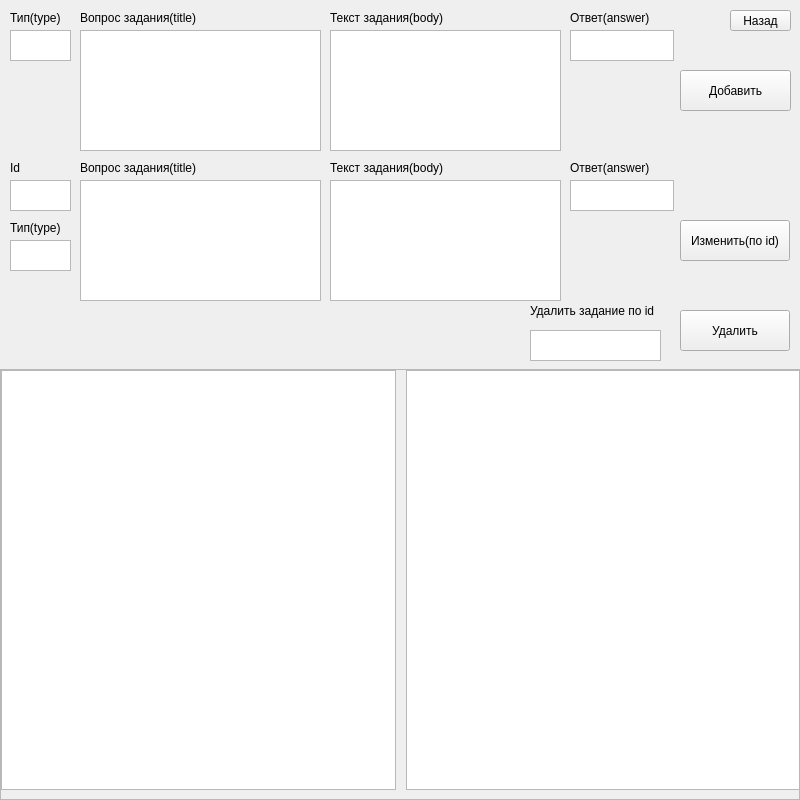
<?xml version="1.0" encoding="UTF-8"?>
<ui version="4.0">
 <class>Form</class>
 <widget class="QWidget" name="Form">
  <property name="geometry">
   <rect>
    <x>0</x>
    <y>0</y>
    <width>800</width>
    <height>800</height>
   </rect>
  </property>
  <property name="windowTitle">
   <string>Form</string>
  </property>
  <widget class="QLabel" name="label_6">
   <property name="geometry">
    <rect>
     <x>570</x>
     <y>160</y>
     <width>101</width>
     <height>16</height>
    </rect>
   </property>
   <property name="text">
    <string>Ответ(answer)</string>
   </property>
  </widget>
  <widget class="QTextEdit" name="bodyChange">
   <property name="enabled">
    <bool>true</bool>
   </property>
   <property name="geometry">
    <rect>
     <x>330</x>
     <y>180</y>
     <width>231</width>
     <height>121</height>
    </rect>
   </property>
  </widget>
  <widget class="QTextEdit" name="bodyAdd">
   <property name="geometry">
    <rect>
     <x>330</x>
     <y>30</y>
     <width>231</width>
     <height>121</height>
    </rect>
   </property>
  </widget>
  <widget class="QLabel" name="label">
   <property name="geometry">
    <rect>
     <x>10</x>
     <y>10</y>
     <width>61</width>
     <height>16</height>
    </rect>
   </property>
   <property name="text">
    <string>Тип(type)</string>
   </property>
  </widget>
  <widget class="QTextEdit" name="idChange">
   <property name="geometry">
    <rect>
     <x>10</x>
     <y>180</y>
     <width>61</width>
     <height>31</height>
    </rect>
   </property>
  </widget>
  <widget class="QScrollArea" name="scrollArea">
   <property name="geometry">
    <rect>
     <x>0</x>
     <y>369</y>
     <width>800</width>
     <height>431</height>
    </rect>
   </property>
   <property name="widgetResizable">
    <bool>true</bool>
   </property>
   <widget class="QWidget" name="scrollAreaWidgetContents">
    <property name="geometry">
     <rect>
      <x>0</x>
      <y>0</y>
      <width>798</width>
      <height>429</height>
     </rect>
    </property>
    <widget class="QTableView" name="taskTable">
     <property name="geometry">
      <rect>
       <x>0</x>
       <y>0</y>
       <width>395</width>
       <height>420</height>
      </rect>
     </property>
    </widget>
    <widget class="QTableView" name="typeTable">
     <property name="geometry">
      <rect>
       <x>405</x>
       <y>0</y>
       <width>395</width>
       <height>420</height>
      </rect>
     </property>
    </widget>
   </widget>
  </widget>
  <widget class="QTextEdit" name="ansChange">
   <property name="geometry">
    <rect>
     <x>570</x>
     <y>180</y>
     <width>104</width>
     <height>31</height>
    </rect>
   </property>
  </widget>
  <widget class="QPushButton" name="deleteButton">
   <property name="geometry">
    <rect>
     <x>680</x>
     <y>310</y>
     <width>110</width>
     <height>41</height>
    </rect>
   </property>
   <property name="text">
    <string>Удалить</string>
   </property>
  </widget>
  <widget class="QPushButton" name="addButton">
   <property name="geometry">
    <rect>
     <x>680</x>
     <y>70</y>
     <width>111</width>
     <height>41</height>
    </rect>
   </property>
   <property name="text">
    <string>Добавить</string>
   </property>
  </widget>
  <widget class="QTextEdit" name="titleChange">
   <property name="geometry">
    <rect>
     <x>80</x>
     <y>180</y>
     <width>241</width>
     <height>121</height>
    </rect>
   </property>
  </widget>
  <widget class="QLabel" name="label_3">
   <property name="geometry">
    <rect>
     <x>330</x>
     <y>10</y>
     <width>151</width>
     <height>16</height>
    </rect>
   </property>
   <property name="text">
    <string>Текст задания(body)</string>
   </property>
  </widget>
  <widget class="QTextEdit" name="ansAdd">
   <property name="geometry">
    <rect>
     <x>570</x>
     <y>30</y>
     <width>104</width>
     <height>31</height>
    </rect>
   </property>
  </widget>
  <widget class="QTextEdit" name="idDelete">
   <property name="geometry">
    <rect>
     <x>530</x>
     <y>330</y>
     <width>131</width>
     <height>31</height>
    </rect>
   </property>
  </widget>
  <widget class="QLabel" name="label_8">
   <property name="geometry">
    <rect>
     <x>80</x>
     <y>160</y>
     <width>151</width>
     <height>16</height>
    </rect>
   </property>
   <property name="text">
    <string>Вопрос задания(title)</string>
   </property>
  </widget>
  <widget class="QLabel" name="label_4">
   <property name="geometry">
    <rect>
     <x>570</x>
     <y>10</y>
     <width>101</width>
     <height>16</height>
    </rect>
   </property>
   <property name="text">
    <string>Ответ(answer)</string>
   </property>
  </widget>
  <widget class="QLabel" name="label_9">
   <property name="geometry">
    <rect>
     <x>10</x>
     <y>160</y>
     <width>55</width>
     <height>16</height>
    </rect>
   </property>
   <property name="text">
    <string>Id</string>
   </property>
  </widget>
  <widget class="QPushButton" name="changeButton">
   <property name="geometry">
    <rect>
     <x>680</x>
     <y>220</y>
     <width>110</width>
     <height>41</height>
    </rect>
   </property>
   <property name="text">
    <string>Изменить(по id)</string>
   </property>
  </widget>
  <widget class="QPushButton" name="backButton">
   <property name="geometry">
    <rect>
     <x>730</x>
     <y>10</y>
     <width>61</width>
     <height>21</height>
    </rect>
   </property>
   <property name="text">
    <string>Назад</string>
   </property>
  </widget>
  <widget class="QLabel" name="label_7">
   <property name="geometry">
    <rect>
     <x>330</x>
     <y>160</y>
     <width>161</width>
     <height>16</height>
    </rect>
   </property>
   <property name="text">
    <string>Текст задания(body)</string>
   </property>
  </widget>
  <widget class="QLabel" name="label_2">
   <property name="geometry">
    <rect>
     <x>80</x>
     <y>10</y>
     <width>131</width>
     <height>16</height>
    </rect>
   </property>
   <property name="text">
    <string>Вопрос задания(title)</string>
   </property>
  </widget>
  <widget class="QLabel" name="label_10">
   <property name="geometry">
    <rect>
     <x>530</x>
     <y>290</y>
     <width>141</width>
     <height>41</height>
    </rect>
   </property>
   <property name="text">
    <string>Удалить задание по id</string>
   </property>
  </widget>
  <widget class="QTextEdit" name="typeChange">
   <property name="geometry">
    <rect>
     <x>10</x>
     <y>240</y>
     <width>61</width>
     <height>31</height>
    </rect>
   </property>
  </widget>
  <widget class="QLabel" name="message">
   <property name="geometry">
    <rect>
     <x>10</x>
     <y>310</y>
     <width>501</width>
     <height>51</height>
    </rect>
   </property>
   <property name="font">
    <font>
     <family>Palatino Linotype</family>
     <pointsize>10</pointsize>
     <italic>true</italic>
    </font>
   </property>
   <property name="text">
    <string/>
   </property>
  </widget>
  <widget class="QLabel" name="label_5">
   <property name="geometry">
    <rect>
     <x>10</x>
     <y>220</y>
     <width>61</width>
     <height>16</height>
    </rect>
   </property>
   <property name="text">
    <string>Тип(type)</string>
   </property>
  </widget>
  <widget class="QTextEdit" name="titleAdd">
   <property name="geometry">
    <rect>
     <x>80</x>
     <y>30</y>
     <width>241</width>
     <height>121</height>
    </rect>
   </property>
  </widget>
  <widget class="QTextEdit" name="typeAdd">
   <property name="geometry">
    <rect>
     <x>10</x>
     <y>30</y>
     <width>61</width>
     <height>31</height>
    </rect>
   </property>
   <property name="html">
    <string>&lt;!DOCTYPE HTML PUBLIC &quot;-//W3C//DTD HTML 4.0//EN&quot; &quot;http://www.w3.org/TR/REC-html40/strict.dtd&quot;&gt;
&lt;html&gt;&lt;head&gt;&lt;meta name=&quot;qrichtext&quot; content=&quot;1&quot; /&gt;&lt;style type=&quot;text/css&quot;&gt;
p, li { white-space: pre-wrap; }
&lt;/style&gt;&lt;/head&gt;&lt;body style=&quot; font-family:'MS Shell Dlg 2'; font-size:7.8pt; font-weight:400; font-style:normal;&quot;&gt;
&lt;p style=&quot;-qt-paragraph-type:empty; margin-top:0px; margin-bottom:0px; margin-left:0px; margin-right:0px; -qt-block-indent:0; text-indent:0px;&quot;&gt;&lt;br /&gt;&lt;/p&gt;&lt;/body&gt;&lt;/html&gt;</string>
   </property>
  </widget>
 </widget>
 <resources/>
 <connections/>
</ui>
